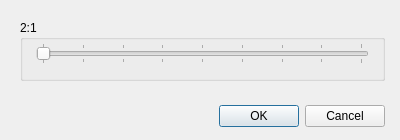
<?xml version="1.0" encoding="UTF-8"?>
<ui version="4.0">
 <class>TZoom_form</class>
 <widget class="QDialog" name="TZoom_form">
  <property name="windowModality">
   <enum>Qt::ApplicationModal</enum>
  </property>
  <property name="geometry">
   <rect>
    <x>0</x>
    <y>0</y>
    <width>400</width>
    <height>140</height>
   </rect>
  </property>
  <property name="sizePolicy">
   <sizepolicy hsizetype="Fixed" vsizetype="Fixed">
    <horstretch>0</horstretch>
    <verstretch>0</verstretch>
   </sizepolicy>
  </property>
  <property name="windowTitle">
   <string>Advanced: Zoom...</string>
  </property>
  <widget class="QDialogButtonBox" name="buttonBox">
   <property name="geometry">
    <rect>
     <x>44</x>
     <y>100</y>
     <width>341</width>
     <height>32</height>
    </rect>
   </property>
   <property name="orientation">
    <enum>Qt::Horizontal</enum>
   </property>
   <property name="standardButtons">
    <set>QDialogButtonBox::Cancel|QDialogButtonBox::Ok</set>
   </property>
  </widget>
  <widget class="QGroupBox" name="groupBox">
   <property name="geometry">
    <rect>
     <x>20</x>
     <y>20</y>
     <width>365</width>
     <height>61</height>
    </rect>
   </property>
   <property name="title">
    <string>2:1</string>
   </property>
   <widget class="QSlider" name="horizontalSlider">
    <property name="geometry">
     <rect>
      <x>16</x>
      <y>23</y>
      <width>333</width>
      <height>21</height>
     </rect>
    </property>
    <property name="maximum">
     <number>8</number>
    </property>
    <property name="pageStep">
     <number>2</number>
    </property>
    <property name="orientation">
     <enum>Qt::Horizontal</enum>
    </property>
    <property name="tickPosition">
     <enum>QSlider::TicksBothSides</enum>
    </property>
   </widget>
  </widget>
 </widget>
 <resources/>
 <connections>
  <connection>
   <sender>buttonBox</sender>
   <signal>accepted()</signal>
   <receiver>TZoom_form</receiver>
   <slot>accept()</slot>
   <hints>
    <hint type="sourcelabel">
     <x>248</x>
     <y>254</y>
    </hint>
    <hint type="destinationlabel">
     <x>157</x>
     <y>274</y>
    </hint>
   </hints>
  </connection>
  <connection>
   <sender>buttonBox</sender>
   <signal>rejected()</signal>
   <receiver>TZoom_form</receiver>
   <slot>reject()</slot>
   <hints>
    <hint type="sourcelabel">
     <x>316</x>
     <y>260</y>
    </hint>
    <hint type="destinationlabel">
     <x>286</x>
     <y>274</y>
    </hint>
   </hints>
  </connection>
 </connections>
</ui>
